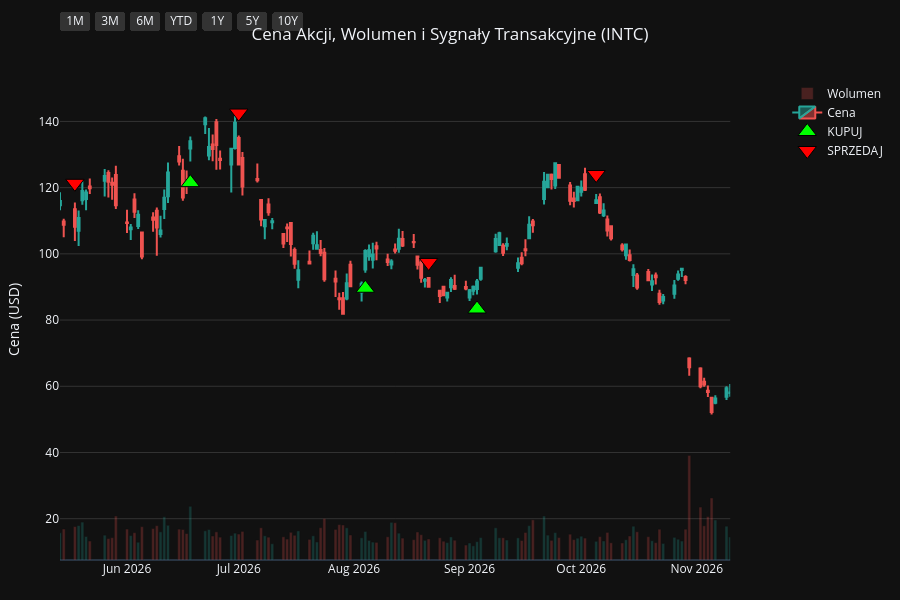
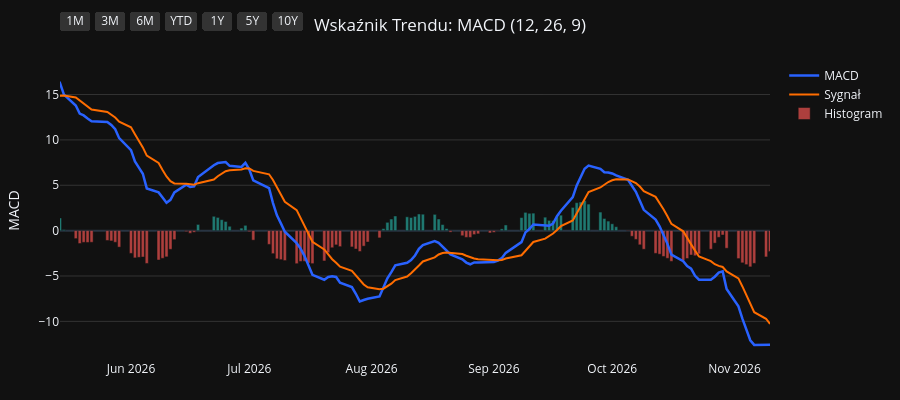
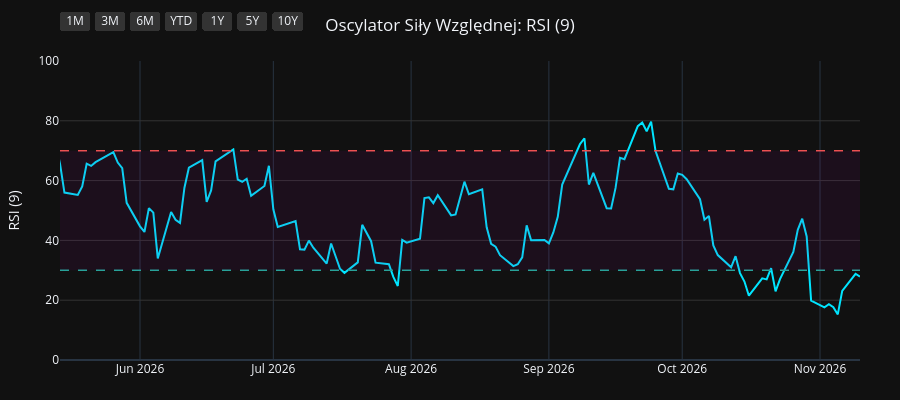
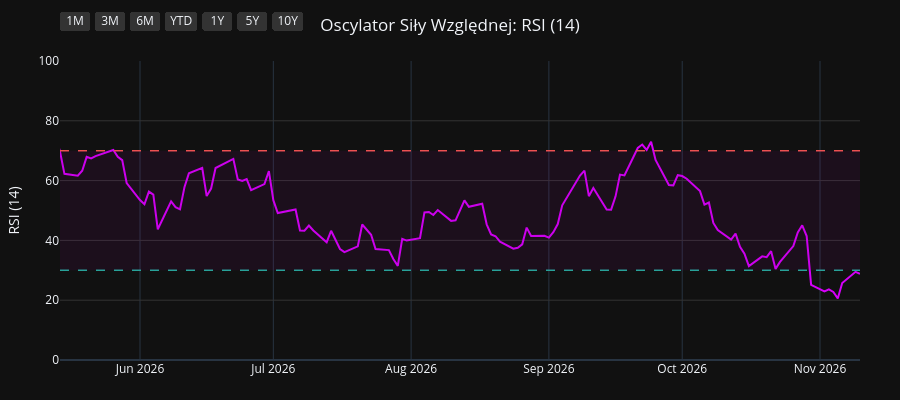

Notebook source saved alongside these figures, in order:
### Code cell
import os
import yfinance as yf
import pandas as pd
import pandas_ta as ta
import plotly.graph_objects as go
from plotly.subplots import make_subplots

# 1. Pobranie i przygotowanie danych
symbol = os.environ.get("STOCK_TICKER", "").strip().upper()
if not symbol:
    raise RuntimeError("Set STOCK_TICKER before running price_extractor.ipynb")
df = yf.Ticker(symbol).history(period="10y")
df.index = df.index.tz_localize(None)

# Wskaźniki i sygnały
df.ta.macd(fast=12, slow=26, signal=9, append=True)
df.ta.rsi(length=9, append=True)
df.ta.rsi(length=14, append=True)
df.ta.rsi(length=21, append=True)
df.dropna(inplace=True)

macd = df['MACD_12_26_9']
signal = df['MACDs_12_26_9']
wczorajszy_macd = macd.shift(1)
wczorajszy_signal = signal.shift(1)

df['Decyzja'] = 'BRAK'
df.loc[(macd > signal) & (wczorajszy_macd <= wczorajszy_signal), 'Decyzja'] = 'KUPUJ'
df.loc[(macd < signal) & (wczorajszy_macd >= wczorajszy_signal), 'Decyzja'] = 'SPRZEDAJ'

df_kupuj = df[df['Decyzja'] == 'KUPUJ']
df_sprzedaj = df[df['Decyzja'] == 'SPRZEDAJ']
df_dywidendy = df[df['Dividends'] > 0]
df_splity = df[df['Stock Splits'] > 0]

# Wspólna konfiguracja osi X
konfiguracja_osi_x = dict(
    type="date",
    showspikes=True, spikemode="across", spikesnap="cursor", spikedash="dot", spikecolor="#ffffff", spikethickness=1, hoverformat="%Y-%m-%d",
    rangeselector=dict(
        buttons=list([
            dict(count=1, label="1M", step="month", stepmode="backward"),
            dict(count=3, label="3M", step="month", stepmode="backward"),
            dict(count=6, label="6M", step="month", stepmode="backward"),
            dict(count=1, label="YTD", step="year", stepmode="todate"),
            dict(count=1, label="1Y", step="year", stepmode="backward"),
            dict(count=5, label="5Y", step="year", stepmode="backward"),
            dict(step="all", label="10Y")
        ]),
        bgcolor="#333333", activecolor="#2962ff", x=0, y=1.1
    )
)

# ==========================================
# WYKRES 1: CENA + WOLUMEN + SYGNAŁY
# ==========================================
fig1 = make_subplots(specs=[[{"secondary_y": True}]])

kolory_wolumenu = ['#26a69a' if row['Close'] >= row['Open'] else '#ef5350' for index, row in df.iterrows()]
fig1.add_trace(go.Bar(x=df.index, y=df['Volume'], marker_color=kolory_wolumenu, opacity=0.25, name='Wolumen'), secondary_y=True)
fig1.add_trace(go.Candlestick(x=df.index, open=df['Open'], high=df['High'], low=df['Low'], close=df['Close'], name='Cena', increasing_line_color='#26a69a', decreasing_line_color='#ef5350'), secondary_y=False)
fig1.add_trace(go.Scatter(x=df_kupuj.index, y=df_kupuj['Low'] * 0.95, customdata=df_kupuj[['Low', 'High']], mode='markers', marker=dict(symbol='triangle-up', size=16, color='#00ff00', line=dict(width=1, color='black')), name='KUPUJ', hovertemplate='KUPUJ<br>Najniższa: %{customdata[0]:.2f}<br>Najwyższa: %{customdata[1]:.2f}<extra></extra>'), secondary_y=False)
fig1.add_trace(go.Scatter(x=df_sprzedaj.index, y=df_sprzedaj['High'] * 1.05, customdata=df_sprzedaj[['Low', 'High']], mode='markers', marker=dict(symbol='triangle-down', size=16, color='#ff0000', line=dict(width=1, color='black')), name='SPRZEDAJ', hovertemplate='SPRZEDAJ<br>Najniższa: %{customdata[0]:.2f}<br>Najwyższa: %{customdata[1]:.2f}<extra></extra>'), secondary_y=False)

if not df_dywidendy.empty:
    fig1.add_trace(go.Scatter(x=df_dywidendy.index, y=df_dywidendy['Low'] * 0.90, mode='markers+text', marker=dict(symbol='circle', size=12, color='#29b6f6', line=dict(width=1, color='white')), text=df_dywidendy['Dividends'].apply(lambda x: f"{x}$"), textposition="bottom center", name='Dywidenda', showlegend=False, hovertemplate='Dywidenda: %{text}<extra></extra>', textfont=dict(color="#29b6f6")), secondary_y=False)
if not df_splity.empty:
                    fig1.add_trace(go.Scatter(x=df_splity.index, y=df_splity['High'], mode='markers+text', marker=dict(symbol='star', size=16, color='#ffee58', line=dict(width=1, color='black')), text=df_splity['Stock Splits'].apply(lambda x: f"{x:g}:1" if x >= 1 else f"1:{1 / x:g}"), textposition="top center", name='Split', hovertemplate='%{text}<extra></extra>', textfont=dict(color="#ffee58")), secondary_y=False)

fig1.update_layout(title=dict(text=f"Cena Akcji, Wolumen i Sygnały Transakcyjne ({symbol})", x=0.5, xanchor='center'), dragmode='pan', xaxis_rangeslider_visible=False, template='plotly_dark', height=600, hovermode='x unified', margin=dict(l=60, r=40, t=60, b=40))
fig1.update_xaxes(**konfiguracja_osi_x)
fig1.update_xaxes(range=[df.index.max() - pd.Timedelta(days=180), df.index.max()])
fig1.update_yaxes(title_text="Cena (USD)", secondary_y=False, gridcolor='#333333')
fig1.update_yaxes(range=[0, df['Volume'].max() * 4], showgrid=False, showticklabels=False, secondary_y=True)
fig1.show(config={'scrollZoom': True})

# ==========================================
# WYKRES 2: WSKAŹNIK MACD
# ==========================================
fig2 = go.Figure()
fig2.add_trace(go.Scatter(x=df.index, y=df['MACD_12_26_9'], line=dict(color='#2962ff', width=2.5), name='MACD'))
fig2.add_trace(go.Scatter(x=df.index, y=df['MACDs_12_26_9'], line=dict(color='#ff6d00', width=2), name='Sygnał'))
kolory_macd = ['#26a69a' if val >= 0 else '#ef5350' for val in df['MACDh_12_26_9']]
fig2.add_trace(go.Bar(x=df.index, y=df['MACDh_12_26_9'], marker_color=kolory_macd, name='Histogram', opacity=0.7))
fig2.update_layout(title=dict(text="Wskaźnik Trendu: MACD (12, 26, 9)", x=0.5, xanchor='center'), dragmode='pan', xaxis_rangeslider_visible=False, template='plotly_dark', height=400, hovermode='x unified', margin=dict(l=60, r=40, t=60, b=40))
fig2.update_xaxes(**konfiguracja_osi_x)
fig2.update_xaxes(range=[df.index.max() - pd.Timedelta(days=180), df.index.max()])
fig2.update_yaxes(title_text="MACD", gridcolor='#333333')
fig2.show(config={'scrollZoom': True})

# ==========================================
# WYKRES 3: OSCYLATOR RSI (9)
# ==========================================
fig3 = go.Figure()
fig3.add_trace(go.Scatter(x=df.index, y=df['RSI_9'], line=dict(color='#00e5ff', width=2), name='RSI (9)'))
fig3.add_hline(y=70, line_dash="dash", line_color="#ef5350", line_width=1.5)
fig3.add_hline(y=30, line_dash="dash", line_color="#26a69a", line_width=1.5)
fig3.add_hrect(y0=30, y1=70, line_width=0, fillcolor="purple", opacity=0.1)
fig3.update_layout(title=dict(text="Oscylator Siły Względnej: RSI (9)", x=0.5, xanchor='center'), dragmode='pan', xaxis_rangeslider_visible=False, template='plotly_dark', height=400, hovermode='x unified', margin=dict(l=60, r=40, t=60, b=40))
fig3.update_xaxes(**konfiguracja_osi_x)
fig3.update_xaxes(range=[df.index.max() - pd.Timedelta(days=180), df.index.max()])
fig3.update_yaxes(title_text="RSI (9)", range=[0, 100], gridcolor='#333333')
fig3.show(config={'scrollZoom': True})

# ==========================================
# WYKRES 4: OSCYLATOR RSI (14)
# ==========================================
fig4 = go.Figure()
fig4.add_trace(go.Scatter(x=df.index, y=df['RSI_14'], line=dict(color='#d500f9', width=2), name='RSI (14)'))
fig4.add_hline(y=70, line_dash="dash", line_color="#ef5350", line_width=1.5)
fig4.add_hline(y=30, line_dash="dash", line_color="#26a69a", line_width=1.5)
fig4.add_hrect(y0=30, y1=70, line_width=0, fillcolor="purple", opacity=0.1)
fig4.update_layout(title=dict(text="Oscylator Siły Względnej: RSI (14)", x=0.5, xanchor='center'), dragmode='pan', xaxis_rangeslider_visible=False, template='plotly_dark', height=400, hovermode='x unified', margin=dict(l=60, r=40, t=60, b=40))
fig4.update_xaxes(**konfiguracja_osi_x)
fig4.update_xaxes(range=[df.index.max() - pd.Timedelta(days=180), df.index.max()])
fig4.update_yaxes(title_text="RSI (14)", range=[0, 100], gridcolor='#333333')
fig4.show(config={'scrollZoom': True})

# ==========================================
# WYKRES 5: OSCYLATOR RSI (21)
# ==========================================
fig5 = go.Figure()
fig5.add_trace(go.Scatter(x=df.index, y=df['RSI_21'], line=dict(color='#64dd17', width=2), name='RSI (21)'))
fig5.add_hline(y=70, line_dash="dash", line_color="#ef5350", line_width=1.5)
fig5.add_hline(y=30, line_dash="dash", line_color="#26a69a", line_width=1.5)
fig5.add_hrect(y0=30, y1=70, line_width=0, fillcolor="purple", opacity=0.1)
fig5.update_layout(title=dict(text="Oscylator Siły Względnej: RSI (21)", x=0.5, xanchor='center'), dragmode='pan', xaxis_rangeslider_visible=False, template='plotly_dark', height=400, hovermode='x unified', margin=dict(l=60, r=40, t=60, b=40))
fig5.update_xaxes(**konfiguracja_osi_x)
fig5.update_xaxes(range=[df.index.max() - pd.Timedelta(days=180), df.index.max()])
fig5.update_yaxes(title_text="RSI (21)", range=[0, 100], gridcolor='#333333')
fig5.show(config={'scrollZoom': True})

### Figure 1 — Plotly figure (JSON) as saved in the notebook; plotly's stock layout.template omitted (floating-point values rounded to 4 significant figures; data arrays with more than 128 entries replaced by an {"elided": "..."} marker saying what was removed)
{"data": [{"marker": {"color": {"elided": "2479 str values"}}, "name": "Wolumen", "opacity": 0.25, "type": "bar", "x": {"elided": "2479 str values"}, "xaxis": "x", "y": {"elided": "2479 int values"}, "yaxis": "y2"}, {"close": {"elided": "2479 float values"}, "decreasing": {"line": {"color": "#ef5350"}}, "high": {"elided": "2479 float values"}, "increasing": {"line": {"color": "#26a69a"}}, "low": {"elided": "2479 float values"}, "name": "Cena", "open": {"elided": "2479 float values"}, "type": "candlestick", "x": {"elided": "2479 str values"}, "xaxis": "x", "yaxis": "y"}, {"customdata": {"elided": "97x2 float values"}, "hovertemplate": "KUPUJ<br>Najniższa: %{customdata[0]:.2f}<br>Najwyższa: %{customdata[1]:.2f}<extra></extra>", "marker": {"color": "#00ff00", "line": {"color": "black", "width": 1}, "size": 16, "symbol": "triangle-up"}, "mode": "markers", "name": "KUPUJ", "type": "scatter", "x": ["2017-01-25T00:00:00", "2017-02-21T00:00:00", "2017-02-24T00:00:00", "2017-03-27T00:00:00", "2017-04-20T00:00:00", "2017-05-25T00:00:00", "2017-07-11T00:00:00", "2017-09-06T00:00:00", "2017-10-18T00:00:00", "2017-10-23T00:00:00", "2017-12-18T00:00:00", "2018-01-22T00:00:00", "2018-02-20T00:00:00", "2018-04-12T00:00:00", "2018-05-01T00:00:00", "2018-05-07T00:00:00", "2018-05-25T00:00:00", "2018-06-01T00:00:00", "2018-07-09T00:00:00", "2018-08-08T00:00:00", "2018-08-27T00:00:00", "2018-09-20T00:00:00", "2018-10-29T00:00:00", "2018-11-28T00:00:00", "2018-11-30T00:00:00", "2019-01-02T00:00:00", "2019-01-04T00:00:00", "2019-02-04T00:00:00", "2019-04-04T00:00:00", "2019-05-29T00:00:00", "2019-08-29T00:00:00", "2019-10-14T00:00:00", "2019-10-24T00:00:00", "2019-12-20T00:00:00", "2020-01-22T00:00:00", "2020-03-24T00:00:00", "2020-05-20T00:00:00", "2020-06-04T00:00:00", "2020-07-14T00:00:00", "2020-08-12T00:00:00", "2020-11-11T00:00:00", "2021-01-04T00:00:00", "2021-02-08T00:00:00", "2021-02-24T00:00:00", "2021-03-15T00:00:00", "2021-04-05T00:00:00", "2021-05-19T00:00:00", "2021-06-28T00:00:00", "2021-07-12T00:00:00", "2021-07-22T00:00:00", "2021-08-05T00:00:00", "2021-08-24T00:00:00", "2021-09-27T00:00:00", "2021-10-07T00:00:00", "2021-10-15T00:00:00", "2021-11-05T00:00:00", "2021-11-24T00:00:00", "2021-11-29T00:00:00", "2021-12-02T00:00:00", "2022-02-28T00:00:00", "2022-03-17T00:00:00", "2022-05-26T00:00:00", "2022-06-28T00:00:00", "2022-08-16T00:00:00", "2022-10-04T00:00:00", "2023-01-04T00:00:00", "2023-02-03T00:00:00", "2023-03-09T00:00:00", "2023-05-31T00:00:00", "2023-07-18T00:00:00", "2023-07-27T00:00:00", "2023-08-30T00:00:00", "2023-10-06T00:00:00", "2023-10-31T00:00:00", "2023-12-15T00:00:00", "2024-02-15T00:00:00", "2024-02-29T00:00:00", "2024-03-28T00:00:00", "2024-05-09T00:00:00", "2024-08-20T00:00:00", "2024-11-05T00:00:00", "2024-12-26T00:00:00", "2025-02-11T00:00:00", "2025-03-17T00:00:00", "2025-04-24T00:00:00", "2025-06-10T00:00:00", "2025-08-12T00:00:00", "2025-09-18T00:00:00", "2025-10-29T00:00:00", "2025-11-28T00:00:00", "2026-01-02T00:00:00", "2026-03-11T00:00:00", "2026-03-25T00:00:00", "2026-04-01T00:00:00", "2026-06-18T00:00:00", "2026-08-04T00:00:00", "2026-09-03T00:00:00"], "xaxis": "x", "y": [29.1, 28.38, 28.08, 27.29, 28.01, 28.38, 26.31, 27.84, 31.4, 32.03, 35.92, 35.72, 36.45, 41.31, 41.3, 42.66, 44.04, 45.06, 41.19, 40.17, 38.7, 37.8, 36.11, 38.96, 38.88, 37.42, 37.23, 39.44, 45.47, 35.87, 38.67, 42.87, 42.86, 48.51, 51.09, 43.24, 51.68, 51.95, 48.57, 41.13, 39.39, 42.43, 50.07, 52.17, 53.99, 55.9, 46.81, 48.98, 48.78, 48.41, 46.88, 46.65, 47.09, 47.36, 47.08, 44.53, 42.85, 42.93, 42.58, 41.59, 40.6, 37.65, 33.77, 32.27, 24.49, 24.88, 27.05, 24.08, 27.62, 31.5, 31.76, 31.56, 32.87, 33.28, 42.81, 41.39, 39.83, 41.1, 28.14, 19.78, 21.28, 19.08, 18.87, 23.15, 19.84, 19.27, 19.72, 28.65, 38.87, 35.47, 35.87, 44.33, 43.18, 42.73, 121.5, 89.6, 83.34], "yaxis": "y"}, {"customdata": {"elided": "97x2 float values"}, "hovertemplate": "SPRZEDAJ<br>Najniższa: %{customdata[0]:.2f}<br>Najwyższa: %{customdata[1]:.2f}<extra></extra>", "marker": {"color": "#ff0000", "line": {"color": "black", "width": 1}, "size": 16, "symbol": "triangle-down"}, "mode": "markers", "name": "SPRZEDAJ", "type": "scatter", "x": ["2017-01-31T00:00:00", "2017-02-22T00:00:00", "2017-03-01T00:00:00", "2017-04-13T00:00:00", "2017-05-10T00:00:00", "2017-06-12T00:00:00", "2017-08-16T00:00:00", "2017-10-17T00:00:00", "2017-10-19T00:00:00", "2017-11-13T00:00:00", "2018-01-03T00:00:00", "2018-02-05T00:00:00", "2018-03-19T00:00:00", "2018-04-23T00:00:00", "2018-05-02T00:00:00", "2018-05-18T00:00:00", "2018-05-31T00:00:00", "2018-06-08T00:00:00", "2018-07-27T00:00:00", "2018-08-14T00:00:00", "2018-09-10T00:00:00", "2018-10-10T00:00:00", "2018-11-21T00:00:00", "2018-11-29T00:00:00", "2018-12-07T00:00:00", "2019-01-03T00:00:00", "2019-01-28T00:00:00", "2019-03-07T00:00:00", "2019-04-26T00:00:00", "2019-08-01T00:00:00", "2019-09-23T00:00:00", "2019-10-23T00:00:00", "2019-11-15T00:00:00", "2020-01-08T00:00:00", "2020-02-14T00:00:00", "2020-05-01T00:00:00", "2020-06-03T00:00:00", "2020-06-11T00:00:00", "2020-07-24T00:00:00", "2020-10-23T00:00:00", "2020-12-18T00:00:00", "2021-01-27T00:00:00", "2021-02-23T00:00:00", "2021-02-25T00:00:00", "2021-03-24T00:00:00", "2021-04-13T00:00:00", "2021-06-21T00:00:00", "2021-07-08T00:00:00", "2021-07-16T00:00:00", "2021-07-23T00:00:00", "2021-08-18T00:00:00", "2021-09-21T00:00:00", "2021-09-29T00:00:00", "2021-10-11T00:00:00", "2021-10-22T00:00:00", "2021-11-23T00:00:00", "2021-11-26T00:00:00", "2021-12-01T00:00:00", "2022-01-20T00:00:00", "2022-03-14T00:00:00", "2022-04-05T00:00:00", "2022-06-09T00:00:00", "2022-08-01T00:00:00", "2022-08-22T00:00:00", "2022-11-28T00:00:00", "2023-01-27T00:00:00", "2023-02-06T00:00:00", "2023-04-14T00:00:00", "2023-06-26T00:00:00", "2023-07-20T00:00:00", "2023-08-08T00:00:00", "2023-09-20T00:00:00", "2023-10-18T00:00:00", "2023-12-04T00:00:00", "2024-01-03T00:00:00", "2024-02-28T00:00:00", "2024-03-15T00:00:00", "2024-04-03T00:00:00", "2024-07-23T00:00:00", "2024-10-16T00:00:00", "2024-11-19T00:00:00", "2025-01-31T00:00:00", "2025-02-28T00:00:00", "2025-03-28T00:00:00", "2025-05-22T00:00:00", "2025-07-16T00:00:00", "2025-09-05T00:00:00", "2025-10-14T00:00:00", "2025-10-30T00:00:00", "2025-12-12T00:00:00", "2026-01-27T00:00:00", "2026-03-17T00:00:00", "2026-03-26T00:00:00", "2026-05-18T00:00:00", "2026-07-01T00:00:00", "2026-08-21T00:00:00", "2026-10-05T00:00:00"], "xaxis": "x", "y": [32.03, 31.43, 31.17, 30.87, 31.64, 31.32, 31.61, 34.94, 35.34, 40.49, 40.73, 41.66, 45.46, 46.05, 47.21, 48.68, 49.86, 49.72, 43.91, 43.79, 41.99, 41.42, 43.27, 43.88, 43.43, 41.82, 42.23, 48.19, 48.28, 47.48, 47.19, 47.86, 54.37, 54.94, 63.16, 55.21, 58.54, 59.25, 48.84, 45.87, 48.11, 52.07, 58.73, 60.68, 64.4, 62.68, 53.85, 53.54, 54.7, 52.57, 51.29, 51.69, 52.27, 52.62, 48.89, 49.13, 47.89, 48.99, 52.67, 45.12, 48.06, 40.9, 37.28, 35.02, 29.55, 28.59, 30.39, 33.04, 34.98, 35.2, 36.25, 37.44, 37.2, 44.87, 49.54, 44.11, 44.84, 43.28, 34.67, 23.67, 25.77, 21.35, 25.66, 24.76, 21.94, 24.29, 25.95, 38.38, 43.5, 42.03, 46.76, 48.38, 48.93, 121.3, 142.5, 97.41, 124.0], "yaxis": "y"}, {"hovertemplate": "Dywidenda: %{text}<extra></extra>", "marker": {"color": "#29b6f6", "line": {"color": "white", "width": 1}, "size": 12, "symbol": "circle"}, "mode": "markers+text", "name": "Dywidenda", "showlegend": false, "text": ["0.26$", "0.273$", "0.273$", "0.273$", "0.3$", "0.3$", "0.3$", "0.3$", "0.315$", "0.315$", "0.315$", "0.315$", "0.33$", "0.33$", "0.33$", "0.33$", "0.348$", "0.348$", "0.348$", "0.348$", "0.365$", "0.365$", "0.365$", "0.365$", "0.365$", "0.125$", "0.125$", "0.125$", "0.125$", "0.125$", "0.125$"], "textfont": {"color": "#29b6f6"}, "textposition": "bottom center", "type": "scatter", "x": ["2017-02-03T00:00:00", "2017-05-03T00:00:00", "2017-08-03T00:00:00", "2017-11-06T00:00:00", "2018-02-06T00:00:00", "2018-05-04T00:00:00", "2018-08-06T00:00:00", "2018-11-06T00:00:00", "2019-02-06T00:00:00", "2019-05-06T00:00:00", "2019-08-06T00:00:00", "2019-11-06T00:00:00", "2020-02-06T00:00:00", "2020-05-06T00:00:00", "2020-08-06T00:00:00", "2020-11-05T00:00:00", "2021-02-04T00:00:00", "2021-05-06T00:00:00", "2021-08-05T00:00:00", "2021-11-04T00:00:00", "2022-02-04T00:00:00", "2022-05-05T00:00:00", "2022-08-04T00:00:00", "2022-11-04T00:00:00", "2023-02-06T00:00:00", "2023-05-04T00:00:00", "2023-08-04T00:00:00", "2023-11-06T00:00:00", "2024-02-06T00:00:00", "2024-05-06T00:00:00", "2024-08-07T00:00:00"], "xaxis": "x", "y": [26.97, 27.3, 27.15, 34.82, 32.73, 39.02, 37.19, 36.43, 38.83, 39.36, 36.93, 45.24, 53.27, 47.29, 38.85, 37.04, 46.81, 46.33, 44.42, 41.51, 39.64, 37.41, 30.28, 23.79, 25.13, 26.8, 30.52, 33.61, 37.53, 27.48, 17.06], "yaxis": "y"}], "layout": {"dragmode": "pan", "height": 600, "hovermode": "x unified", "margin": {"b": 40, "l": 60, "r": 40, "t": 60}, "title": {"text": "Cena Akcji, Wolumen i Sygnały Transakcyjne (INTC)", "x": 0.5, "xanchor": "center"}, "xaxis": {"anchor": "y", "domain": [0.0, 0.94], "hoverformat": "%Y-%m-%d", "range": ["2026-05-14T00:00:00", "2026-11-10T00:00:00"], "rangeselector": {"activecolor": "#2962ff", "bgcolor": "#333333", "buttons": [{"count": 1, "label": "1M", "step": "month", "stepmode": "backward"}, {"count": 3, "label": "3M", "step": "month", "stepmode": "backward"}, {"count": 6, "label": "6M", "step": "month", "stepmode": "backward"}, {"count": 1, "label": "YTD", "step": "year", "stepmode": "todate"}, {"count": 1, "label": "1Y", "step": "year", "stepmode": "backward"}, {"count": 5, "label": "5Y", "step": "year", "stepmode": "backward"}, {"label": "10Y", "step": "all"}], "x": 0, "y": 1.1}, "rangeslider": {"visible": false}, "showspikes": true, "spikecolor": "#ffffff", "spikedash": "dot", "spikemode": "across", "spikesnap": "cursor", "spikethickness": 1, "type": "date"}, "yaxis": {"anchor": "x", "domain": [0.0, 1.0], "gridcolor": "#333333", "title": {"text": "Cena (USD)"}}, "yaxis2": {"anchor": "x", "overlaying": "y", "range": [0, 2095632000], "showgrid": false, "showticklabels": false, "side": "right"}}}

### Figure 2 — Plotly figure (JSON) as saved in the notebook; plotly's stock layout.template omitted (floating-point values rounded to 4 significant figures; data arrays with more than 128 entries replaced by an {"elided": "..."} marker saying what was removed)
{"data": [{"line": {"color": "#2962ff", "width": 2.5}, "name": "MACD", "type": "scatter", "x": {"elided": "2479 str values"}, "y": {"elided": "2479 float values"}}, {"line": {"color": "#ff6d00", "width": 2}, "name": "Sygnał", "type": "scatter", "x": {"elided": "2479 str values"}, "y": {"elided": "2479 float values"}}, {"marker": {"color": {"elided": "2479 str values"}}, "name": "Histogram", "opacity": 0.7, "type": "bar", "x": {"elided": "2479 str values"}, "y": {"elided": "2479 float values"}}], "layout": {"dragmode": "pan", "height": 400, "hovermode": "x unified", "margin": {"b": 40, "l": 60, "r": 40, "t": 60}, "title": {"text": "Wskaźnik Trendu: MACD (12, 26, 9)", "x": 0.5, "xanchor": "center"}, "xaxis": {"hoverformat": "%Y-%m-%d", "range": ["2026-05-14T00:00:00", "2026-11-10T00:00:00"], "rangeselector": {"activecolor": "#2962ff", "bgcolor": "#333333", "buttons": [{"count": 1, "label": "1M", "step": "month", "stepmode": "backward"}, {"count": 3, "label": "3M", "step": "month", "stepmode": "backward"}, {"count": 6, "label": "6M", "step": "month", "stepmode": "backward"}, {"count": 1, "label": "YTD", "step": "year", "stepmode": "todate"}, {"count": 1, "label": "1Y", "step": "year", "stepmode": "backward"}, {"count": 5, "label": "5Y", "step": "year", "stepmode": "backward"}, {"label": "10Y", "step": "all"}], "x": 0, "y": 1.1}, "rangeslider": {"visible": false}, "showspikes": true, "spikecolor": "#ffffff", "spikedash": "dot", "spikemode": "across", "spikesnap": "cursor", "spikethickness": 1, "type": "date"}, "yaxis": {"gridcolor": "#333333", "title": {"text": "MACD"}}}}

### Figure 3 — Plotly figure (JSON) as saved in the notebook; plotly's stock layout.template omitted (floating-point values rounded to 4 significant figures; data arrays with more than 128 entries replaced by an {"elided": "..."} marker saying what was removed)
{"data": [{"line": {"color": "#00e5ff", "width": 2}, "name": "RSI (9)", "type": "scatter", "x": {"elided": "2479 str values"}, "y": {"elided": "2479 float values"}}], "layout": {"dragmode": "pan", "height": 400, "hovermode": "x unified", "margin": {"b": 40, "l": 60, "r": 40, "t": 60}, "shapes": [{"line": {"color": "#ef5350", "dash": "dash", "width": 1.5}, "type": "line", "x0": 0, "x1": 1, "xref": "x domain", "y0": 70, "y1": 70, "yref": "y"}, {"line": {"color": "#26a69a", "dash": "dash", "width": 1.5}, "type": "line", "x0": 0, "x1": 1, "xref": "x domain", "y0": 30, "y1": 30, "yref": "y"}, {"fillcolor": "purple", "line": {"width": 0}, "opacity": 0.1, "type": "rect", "x0": 0, "x1": 1, "xref": "x domain", "y0": 30, "y1": 70, "yref": "y"}], "title": {"text": "Oscylator Siły Względnej: RSI (9)", "x": 0.5, "xanchor": "center"}, "xaxis": {"hoverformat": "%Y-%m-%d", "range": ["2026-05-14T00:00:00", "2026-11-10T00:00:00"], "rangeselector": {"activecolor": "#2962ff", "bgcolor": "#333333", "buttons": [{"count": 1, "label": "1M", "step": "month", "stepmode": "backward"}, {"count": 3, "label": "3M", "step": "month", "stepmode": "backward"}, {"count": 6, "label": "6M", "step": "month", "stepmode": "backward"}, {"count": 1, "label": "YTD", "step": "year", "stepmode": "todate"}, {"count": 1, "label": "1Y", "step": "year", "stepmode": "backward"}, {"count": 5, "label": "5Y", "step": "year", "stepmode": "backward"}, {"label": "10Y", "step": "all"}], "x": 0, "y": 1.1}, "rangeslider": {"visible": false}, "showspikes": true, "spikecolor": "#ffffff", "spikedash": "dot", "spikemode": "across", "spikesnap": "cursor", "spikethickness": 1, "type": "date"}, "yaxis": {"gridcolor": "#333333", "range": [0, 100], "title": {"text": "RSI (9)"}}}}

### Figure 4 — Plotly figure (JSON) as saved in the notebook; plotly's stock layout.template omitted (floating-point values rounded to 4 significant figures; data arrays with more than 128 entries replaced by an {"elided": "..."} marker saying what was removed)
{"data": [{"line": {"color": "#d500f9", "width": 2}, "name": "RSI (14)", "type": "scatter", "x": {"elided": "2479 str values"}, "y": {"elided": "2479 float values"}}], "layout": {"dragmode": "pan", "height": 400, "hovermode": "x unified", "margin": {"b": 40, "l": 60, "r": 40, "t": 60}, "shapes": [{"line": {"color": "#ef5350", "dash": "dash", "width": 1.5}, "type": "line", "x0": 0, "x1": 1, "xref": "x domain", "y0": 70, "y1": 70, "yref": "y"}, {"line": {"color": "#26a69a", "dash": "dash", "width": 1.5}, "type": "line", "x0": 0, "x1": 1, "xref": "x domain", "y0": 30, "y1": 30, "yref": "y"}, {"fillcolor": "purple", "line": {"width": 0}, "opacity": 0.1, "type": "rect", "x0": 0, "x1": 1, "xref": "x domain", "y0": 30, "y1": 70, "yref": "y"}], "title": {"text": "Oscylator Siły Względnej: RSI (14)", "x": 0.5, "xanchor": "center"}, "xaxis": {"hoverformat": "%Y-%m-%d", "range": ["2026-05-14T00:00:00", "2026-11-10T00:00:00"], "rangeselector": {"activecolor": "#2962ff", "bgcolor": "#333333", "buttons": [{"count": 1, "label": "1M", "step": "month", "stepmode": "backward"}, {"count": 3, "label": "3M", "step": "month", "stepmode": "backward"}, {"count": 6, "label": "6M", "step": "month", "stepmode": "backward"}, {"count": 1, "label": "YTD", "step": "year", "stepmode": "todate"}, {"count": 1, "label": "1Y", "step": "year", "stepmode": "backward"}, {"count": 5, "label": "5Y", "step": "year", "stepmode": "backward"}, {"label": "10Y", "step": "all"}], "x": 0, "y": 1.1}, "rangeslider": {"visible": false}, "showspikes": true, "spikecolor": "#ffffff", "spikedash": "dot", "spikemode": "across", "spikesnap": "cursor", "spikethickness": 1, "type": "date"}, "yaxis": {"gridcolor": "#333333", "range": [0, 100], "title": {"text": "RSI (14)"}}}}
